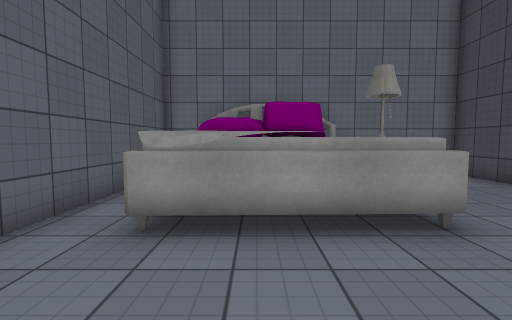
View 1 (above)

14 first-person views from a walk through a Unity game level. The camera is 1.3 m above the floor, tilts 4° down and sees 85° across. The floor is counted in squares, 1 m on a side. Each view is taken from the middle of a square. On the plan, view 1 faces up. The plan holds only what a view shows up to about 13 squares ahead; the rest is blank. The player character is not drawn. Surface patterns are stand-ins for the level's own textures.

View 2
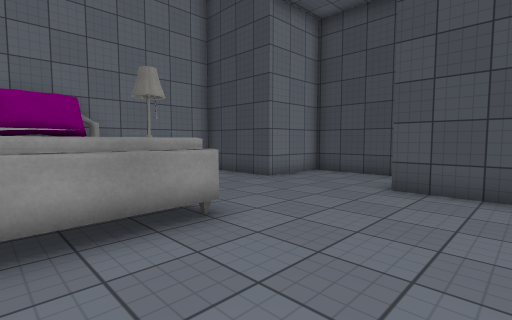

View 3
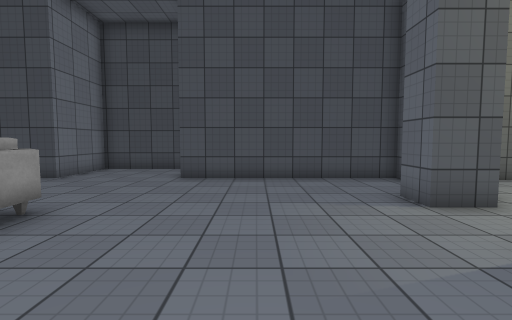

View 4
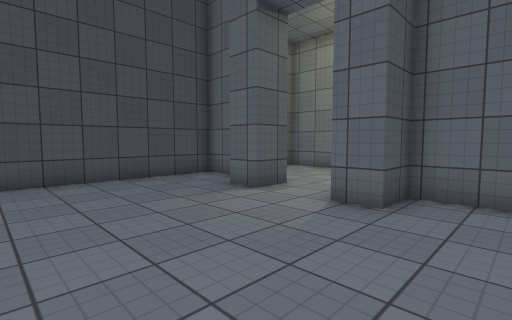

View 5
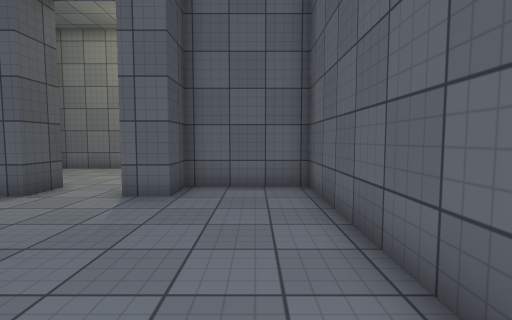

View 6
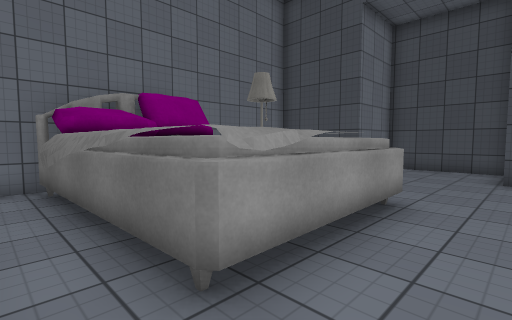

View 7
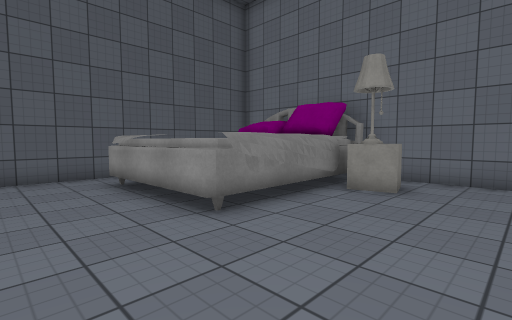

View 8
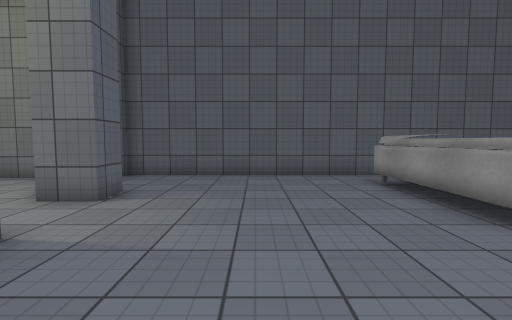

View 9
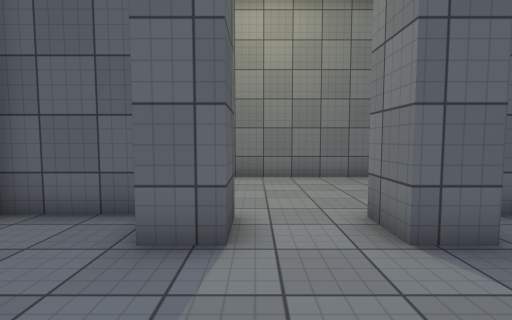

View 10
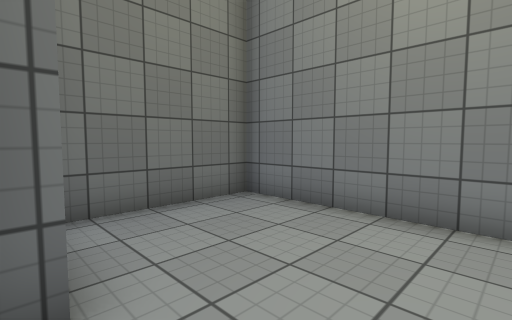

View 11
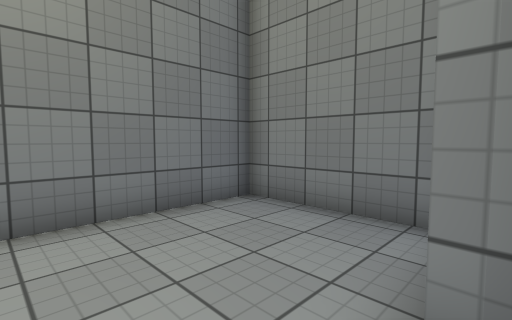

View 12
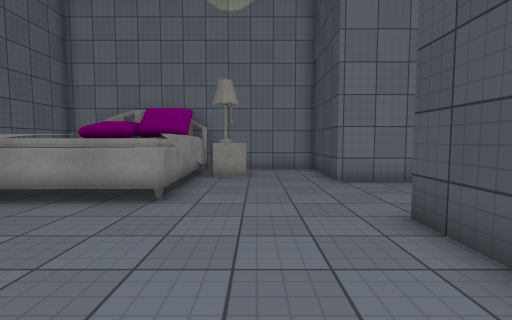

View 13
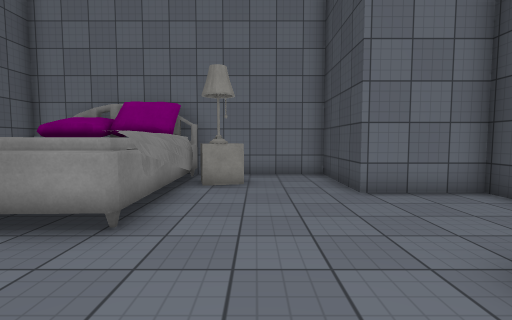

View 14
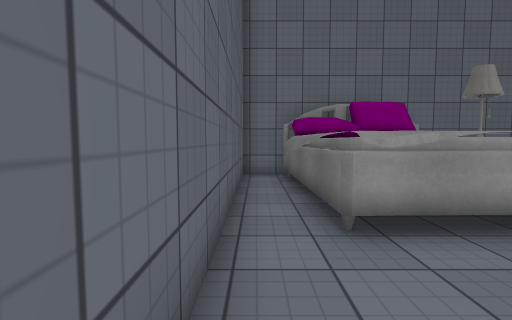

### Floor plan
Points are (right, up) in squares from view 1. A wall is a line through its corners. A room is listed if a view was taken in it or the views show most of it. See-through windows are left out.
Room 1 (views 1, 2, 3, 4, 5, 6, 7, 8, 9, 10, 11, 12, 13, 14)
walls: (10.7, 2.8) (10.7, 6.9) (7.6, 6.9) (7.6, 10.7) (-3.5, 10.7) (-3.5, -4.9) (0, -4.9) (0, -3.4) (1.1, -3.4) (1.1, -4.8); (3.4, -4.8) (3.4, -3.4) (4.5, -3.4); (5.1, -4.9) (7.6, -4.9) (7.6, 2.6); (4.3, -5.5) (4.3, -5)
ways out: opening at (2.5, -4.5) to room 2
objects: other object (-2, 4) to (3, 10); other object (3, 8) to (3, 9); lamp (4, 8) to (4, 9)
Room 2 (no view inside)
walls: (-2.6, -6) (-2.6, -9.8) (7.2, -9.8) (7.2, -5.9)
ways out: opening at (2.5, -4.5) to room 1

Where each view was taken, in squares from view 1:
view 1: 0 up, 0 right, facing up
view 2: 0 up, 0 right, facing up-right
view 3: 0 up, 2 left, facing right
view 4: 2 up, 2 left, facing down-right
view 5: 3 up, 2 left, facing down
view 6: 2 up, 3 left, facing up-right
view 7: 1 up, 7 right, facing up-left
view 8: 0 up, 7 right, facing left
view 9: 0 up, 3 right, facing down
view 10: 5 down, 2 right, facing down-right
view 11: 5 down, 2 right, facing down-left
view 12: 2 down, 5 right, facing up
view 13: 0 up, 5 right, facing up
view 14: 0 up, 3 left, facing up
